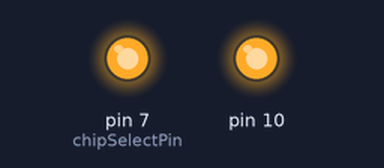
Recording of a sketch running on a simulated Arduino Uno, built with avr-gcc and run on an emulated ATmega328P. On the bench: output pins drawn as LEDs (lit = HIGH). What the sketch prints to the serial monitor is not drawn.

Above: at 0.05 s.
Timing chart, 0 to 7.5 s (numbered marks = the images above):
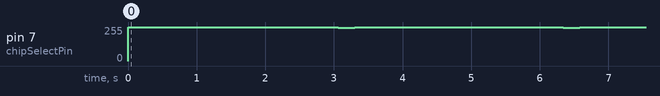

The sketch:

spi_test.ino
```cpp
#include <SPI.h>

int chipSelectPin = 7;

void setup() {
   pinMode(chipSelectPin, OUTPUT);
   digitalWrite(chipSelectPin, HIGH);
   Serial.begin(9600);
   SPI.begin();

}

void writeRegister(uint32_t thisRegister, uint32_t thisValue) {
   uint8_t data[4];

   SPI.beginTransaction(SPISettings(100000,MSBFIRST,SPI_MODE0));
   uint32_t value = 0x00000000;
   value |= ((thisRegister << 20) & 0x7FF00000);
   value |= (thisValue & 0xFFFFF);

   data[0] = (value >> 24) & 0xFF;
   data[1] = (value >> 16) & 0xFF;
   data[2] = (value >>  8) & 0xFF;
   data[3] = (value     )  & 0xFF;

   Serial.print("Write Control: ");
   Serial.println(value,HEX);

   digitalWrite(chipSelectPin, LOW);
   SPI.transfer(data,4);
   digitalWrite(chipSelectPin, HIGH);
   delay(10);
   SPI.endTransaction();
}


void subRead(uint32_t valIn, uint32_t &valOut) {
   uint8_t data[4];

   SPI.beginTransaction(SPISettings(100000,MSBFIRST,SPI_MODE0));
   //Serial.print("Read Control: ");
   //Serial.println(valIn,HEX);

   data[0] = (valIn >> 24) & 0xFF;
   data[1] = (valIn >> 16) & 0xFF;
   data[2] = (valIn >>  8) & 0xFF;
   data[3] = (valIn     )  & 0xFF;

   digitalWrite(chipSelectPin, LOW);
   //delay(10);
   SPI.transfer(data,4);
   digitalWrite(chipSelectPin, HIGH);
   delay(10);

   valOut = uint32_t(data[0]) << 24;
   valOut |= uint32_t(data[1]) << 16;
   valOut |= uint32_t(data[2]) << 8;
   valOut |= uint32_t(data[3]);

   //Serial.print("Read Value: ");
   //Serial.println(valOut,HEX);
   SPI.endTransaction();
}

uint32_t readRegister(uint32_t thisRegister) {
   uint32_t valIn;
   uint32_t valOut;

   valIn = 0x80000000;
   valIn |= ((thisRegister << 20) & 0x7FF00000);

   subRead(valIn, valOut);
   subRead(0x80000000, valOut);

   return valOut & 0xFFFFF;
}

void loop() {
    delay(3000);
    int x;
    uint32_t val;
    writeRegister(7,0x000F);

    Serial.println("--------------------------------------");
    for (x=0; x < 13; x ++) {
       val = readRegister(x);
       Serial.print("Value "); Serial.print(x); Serial.print(": "); Serial.println(val, HEX);
    }
}
```

Measured:
- by itself, pin 7 (chipSelectPin): alternates 255/255 for 3.0 s and 248/255 for 0.24 s
